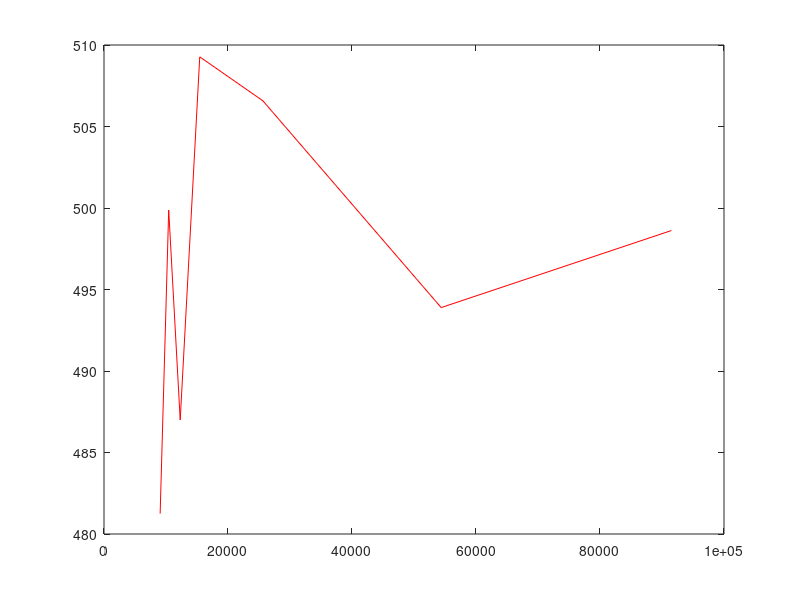

The MATLAB source for this figure: (Note: this script raises an error after producing the figure.)
%%% Plot mesh convergence %%% 

clf
clear
clc

m = [9056
10436
12291
15443
25626
54382
91512];

buckle = [13434
13438
13462
13424
13353
13033
13278];

def_max = [2.08261
2.08114
2.07842
2.08169
2.08654
2.08963
2.09076];

sgma_max = [481.252 
499.875
486.995
509.272
506.577
493.891
498.617];

plot(m, sgma_max, color="red")
hold on
scatter(m, sgma_max, "x", color="blue")
hold off